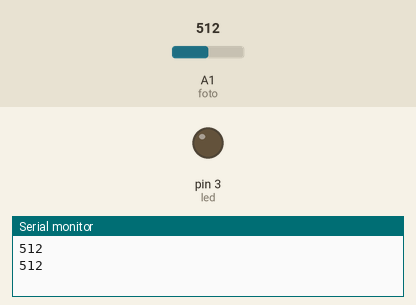
Recording of a sketch running on a simulated Arduino Uno, built with avr-gcc and run on an emulated ATmega328P. On the bench: output pins drawn as LEDs (lit = HIGH), the last lines printed to the serial monitor. Inputs (shaded band) come from the test bench; at power-on: A1 (foto) = 512.

Above: at 1.9 s.
2.0 s: A1 (foto) set to 586
3.5 s: A1 (foto) set to 617
At 4.8 s:
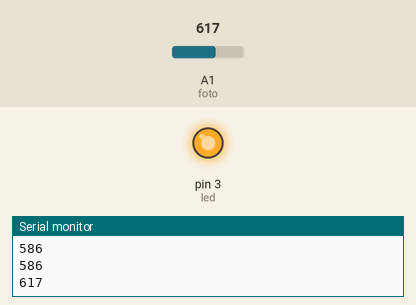
6.0 s: A1 (foto) set to 590
At 7.8 s:
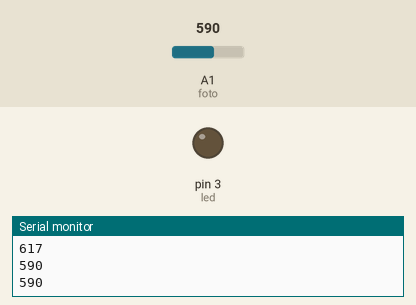
8.2 s: A1 (foto) set to 610
At 9.4 s:
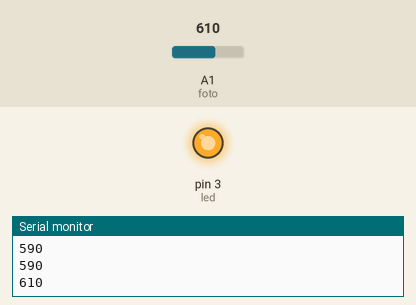
Timing chart, 0 to 11.2 s (numbered marks = the images above; inputs shaded):
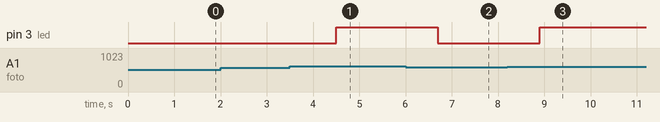

Measured:
- the behaviour switches between 599 and 600 on A1 (foto) (found by bisection; images 0 and 1)
- after the input at 3.5 s, pin 3 (led): LOW → HIGH after 1.0 s
- after the input at 6.0 s, pin 3 (led): HIGH → LOW after 0.70 s
- after the input at 8.2 s, pin 3 (led): LOW → HIGH after 0.70 s

The sketch:

sketch_oct15b.ino
```cpp
int foto = A1;
int lectura;
int led = 3;

void setup()
{
  pinMode(foto, INPUT);
  Serial.begin(9600);
  pinMode(led, OUTPUT);

}

void loop()
{

  lectura= analogRead(foto);
  Serial.println(lectura);
  delay(100);

if (lectura <600)
  {
  digitalWrite(led,LOW);
  delay(1000);
  }
else
  {
  digitalWrite(led,HIGH);
  delay(1000);
  }
}
```
